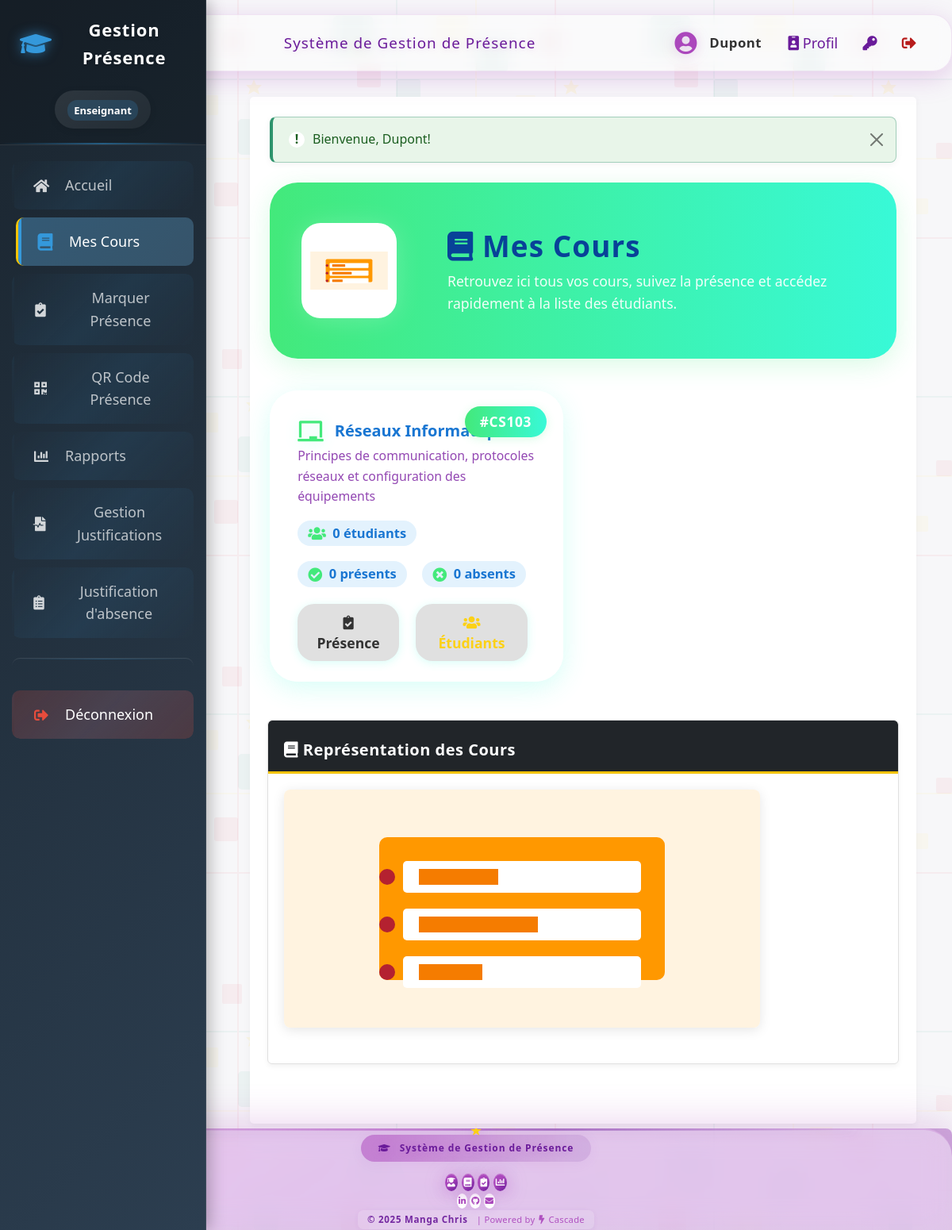
/mes_cours.php (signed in), run on the app's committed database.
### tables this page shows
CREATE TABLE `cours` (
  `id` int(11) NOT NULL AUTO_INCREMENT,
  `code` varchar(20) NOT NULL,
  `nom` varchar(150) NOT NULL,
  `enseignant_id` int(11) DEFAULT NULL,
  `description` text,
  PRIMARY KEY (`id`),
  UNIQUE KEY `code` (`code`),
  KEY `enseignant_id` (`enseignant_id`),
  CONSTRAINT `cours_ibfk_1` FOREIGN KEY (`enseignant_id`) REFERENCES `utilisateurs` (`id`)
);

### config/database.php (called while the page is built, shortened)
<?php
$db_type = null;
$pdo = null;
$mysqli = null;
if (getenv('REPL_ID') || getenv('REPL_SLUG') || getenv('PGHOST')) {
    $db_type = 'postgresql';
    $host = getenv('PGHOST');
    $dbname = getenv('PGDATABASE');
    $user = getenv('PGUSER');
    $password = getenv('PGPASSWORD');
    $port = getenv('PGPORT');
    $dsn = "pgsql:host=$host;port=$port;dbname=$dbname;user=$user;password=$password";
    try {
        $pdo = new PDO($dsn);
        $pdo->setAttribute(PDO::ATTR_ERRMODE, PDO::ERRMODE_EXCEPTION);
        $pdo->setAttribute(PDO::ATTR_DEFAULT_FETCH_MODE, PDO::FETCH_ASSOC);
    } catch (PDOException $e) {
        die("Erreur de connexion à la base de données PostgreSQL: " . $e->getMessage());
    }
} else {
    $db_type = 'mysql';
    $host = 'localhost';
    $dbname = 'attendance_system';
    $user = 'root';
    $password = '';
    $port = 3306;
    $mysqli = new mysqli($host, $user, $password, $dbname, $port);
    $mysqli->set_charset("utf8mb4");
}
function db_query($sql, $params = []) {
    global $db_type, $pdo, $mysqli;
    if ($db_type === 'postgresql') {
        try {
            $stmt = $pdo->prepare($sql);
            $stmt->execute($params);
            return $stmt->fetchAll();
        } catch (PDOException $e) {
            error_log("Erreur SQL (PostgreSQL): " . $e->getMessage());
            return false;
        }
    } else {
        try {
            $stmt = $mysqli->prepare($sql);
            if (!empty($params)) {
                $types = '';
                foreach ($params as $param) {
                    if (is_int($param)) {
                        $types .= 'i';
                    } elseif (is_float($param)) {
                        $types .= 'd';
                    } elseif (is_string($param)) {
                        $types .= 's';
                    } else {
                        $types .= 'b';
                    }
                }
                $stmt->bind_param($types, ...$params);
            }
            $stmt->execute();
            $result = $stmt->get_result();
            $rows = [];
            while ($row = $result->fetch_assoc()) {
                $rows[] = $row;
            }
            return $rows;
        } catch (Exception $e) {
            error_log("Erreur SQL (MySQL): " . $e->getMessage());
            return false;
        }
    }
}
?>

### mes_cours.php (the view, shortened to what this page needs)
<?php
require_once 'includes/auth.php';
require_once 'config/database.php';
if (est_admin()) {
    $cours = db_query("SELECT c.*, u.nom as enseignant_nom, u.prenom as enseignant_prenom,
        (SELECT COUNT(*) FROM inscriptions i WHERE i.cours_id = c.id) as nb_etudiants,
        (SELECT COUNT(*) FROM presences p WHERE p.cours_id = c.id) as total_presences,
        (SELECT COUNT(*) FROM presences p WHERE p.cours_id = c.id AND p.statut = 'present') as nb_presents
        FROM cours c
        LEFT JOIN utilisateurs u ON c.enseignant_id = u.id
        ORDER BY c.nom
    ");
} else {
    $cours = db_query("SELECT c.*, u.nom as enseignant_nom, u.prenom as enseignant_prenom,
        (SELECT COUNT(*) FROM inscriptions i WHERE i.cours_id = c.id) as nb_etudiants,
        (SELECT COUNT(*) FROM presences p WHERE p.cours_id = c.id) as total_presences,
        (SELECT COUNT(*) FROM presences p WHERE p.cours_id = c.id AND p.statut = 'present') as nb_presents
        FROM cours c
        LEFT JOIN utilisateurs u ON c.enseignant_id = u.id
        WHERE c.enseignant_id = ?
        ORDER BY c.nom
    ", [$_SESSION['user_id']]);
}
include 'includes/header.php';
?>
<div class="mes-cours-hero">
    <img src="assets/images/courses.svg" alt="Cours" class="mes-cours-hero-img">
    <div class="mes-cours-hero-content">
        <h1><i class="fas fa-book"></i> Mes Cours</h1>
        <p>Retrouvez ici tous vos cours, suivez la présence et accédez rapidement à la liste des étudiants.</p>
    </div>
</div>
<div class="mes-cours-list">
<?php if (empty($cours)): ?>
    <div class="alert alert-info w-100 text-center" style="border-radius:1.3em;font-size:1.1em;">
        <i class="fas fa-info-circle"></i> Aucun cours enregistré.
    </div>
<?php else: ?>
    <?php foreach ($cours as $c): ?>
    <div class="cours-card-glass">
        <div class="cours-card-code">#<?= htmlspecialchars($c['code']) ?></div>
        <div class="cours-card-title"><i class="fas fa-chalkboard"></i> <?= htmlspecialchars($c['nom']) ?></div>
        <div class="cours-card-desc"><?= htmlspecialchars($c['description']) ?></div>
        <div class="cours-card-infos">
            <div class="cours-card-info"><i class="fas fa-users"></i> <?= $c['nb_etudiants'] ?> étudiants</div>
            <div class="cours-card-info"><i class="fas fa-check-circle"></i> <?= $c['nb_presents'] ?> présents</div>
            <div class="cours-card-info"><i class="fas fa-times-circle"></i> <?= $c['total_presences'] - $c['nb_presents'] ?> absents</div>
        </div>
        <div class="cours-card-actions">
            <a href="presence.php?cours_id=<?= $c['id'] ?>" class="btn btn-outline-success" title="Marquer les présences">
                <i class="fas fa-clipboard-check"></i> Présence
            </a>
            <a href="liste_etudiants.php?cours_id=<?= $c['id'] ?>" class="btn btn-outline-info" title="Liste des étudiants">
                <i class="fas fa-users"></i> Étudiants
            </a>
        </div>
    </div>
    <?php endforeach; ?>
<?php endif; ?>
</div>
    <div class="row mt-4">
        <div class="col-md-12">
            <div class="card">
                <div class="card-header bg-dark text-white">
                    <h5 class="card-title mb-0"><i class="fas fa-book"></i> Représentation des Cours</h5>
                </div>
                <div class="card-body">
                    <img src="assets/images/courses.svg" alt="Représentation visuelle des cours" class="decorative-image">
                </div>
            </div>
        </div>
    </div>
</div>
<?php
include 'includes/footer.php';
?>

### assets/css/sidebar-enhanced.css (style rules this page uses)
html, body { padding: 0 !important; margin: 0 !important; }
body { margin-left: 0 !important; padding-left: 0 !important; }

### assets/css/modules/base.css (style rules this page uses)
:root { --couleur-primaire: #1a75ff; --couleur-secondaire: #084298; --couleur-accent: #ce1126; --couleur-texte: #333; --couleur-fond: #f7f7f9; --couleur-succes: #2D936C; --couleur-danger: #BF0603; --couleur-avertissement: #F3C302; --couleur-info: #0dcaf0; --couleur-fond-clair: #ecf0f1; }
body { font-family: 'Segoe UI', Tahoma, Geneva, Verdana, sans-serif; line-height: 1.6; color: var(--couleur-texte); background-color: var(--couleur-fond); margin: 0; padding: 0; background-image: url('../images/cameroon-pattern.svg'); background-repeat: repeat; background-size: 400px 400px; }
h1, h2, h3, h4, h5, h6 { font-weight: 600; margin-top: 0.5em; margin-bottom: 0.5em; color: var(--couleur-primaire); }
a { color: var(--couleur-accent); text-decoration: none; transition: color 0.2s; }

### assets/css/modules/layout.css (style rules this page uses)
.row { display: flex; flex-wrap: wrap; margin: 0 -15px 25px; gap: 15px; }

### assets/css/modules/components.css (style rules this page uses)
.card { background-color: white; border: 1px solid #e0e0e0; border-radius: 6px; margin-bottom: 25px; overflow: hidden; box-shadow: 0 3px 6px rgba(0, 0, 0, 0.05); transition: transform 0.2s, box-shadow 0.2s; }
.card-header { background-color: var(--couleur-primaire); color: white; padding: 15px 20px; font-weight: 600; letter-spacing: 0.5px; border-bottom: 3px solid var(--couleur-avertissement); }
.card-body { padding: 20px; }
.btn { display: inline-block; padding: 10px 18px; border: none; border-radius: 6px; background-color: #e0e0e0; color: #333; text-decoration: none; cursor: pointer; font-size: 14px; font-weight: 500; margin-right: 10px; transition: all 0.2s; box-shadow: 0 2px 5px rgba(0, 0, 0, 0.1); }
.btn-outline-info { color: #fcd116 !important; border-color: #fcd116 !important; }
.decorative-image { max-width: 100%; height: auto; margin-bottom: 25px; border-radius: 8px; box-shadow: 0 3px 15px rgba(0, 0, 0, 0.1); transition: transform 0.3s; }

### assets/css/modules/theme-blue.css (style rules this page uses)
:root { --couleur-primaire: #1a75ff; --couleur-secondaire: #084298; --couleur-accent: #ce1126; --couleur-texte: #333; --couleur-fond: #f7f7f9; --couleur-succes: #2D936C; --couleur-danger: #BF0603; --couleur-avertissement: #F3C302; --couleur-info: #0dcaf0; --couleur-fond-clair: #ecf0f1; }
.navbar, .sidebar, .card-header, th { background-color: var(--couleur-primaire); }
label, h1, h2, h3, h4, h5, h6 { color: var(--couleur-secondaire); }
.card-header, .dashboard-header { border-bottom-color: var(--couleur-avertissement); }

### data on the page
cours: code "CS103", nom "Réseaux Informatiques", description "Principes de communication, protocoles réseaux et configuration des équipements", nb_etudiants "0", nb_presents "0"

### other printed values
$_SESSION['user_nom'] "Dupont"
$_SESSION['alerte']['message'] "Bienvenue, Dupont!"
